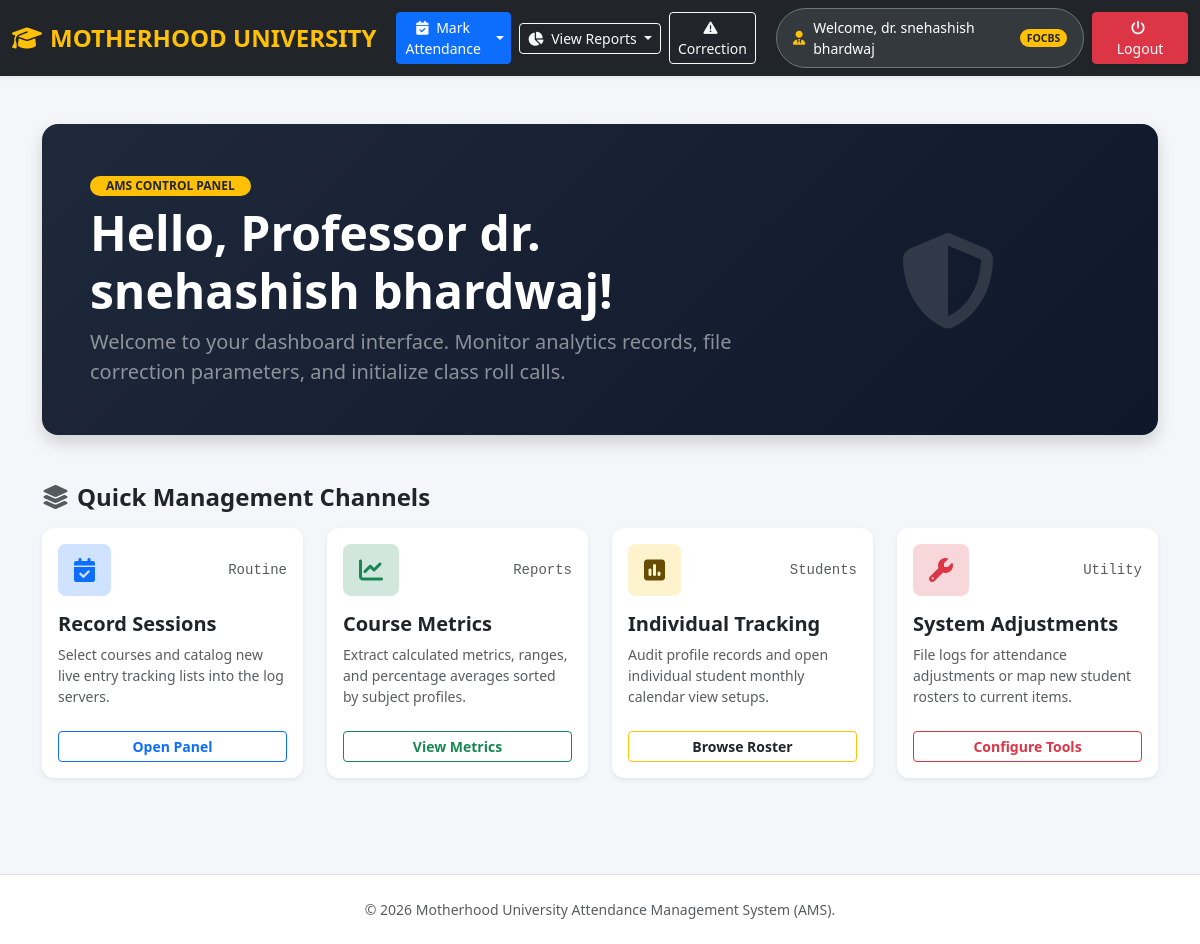
/teacher/index.php (signed in), run on an earlier commit of the app's database.
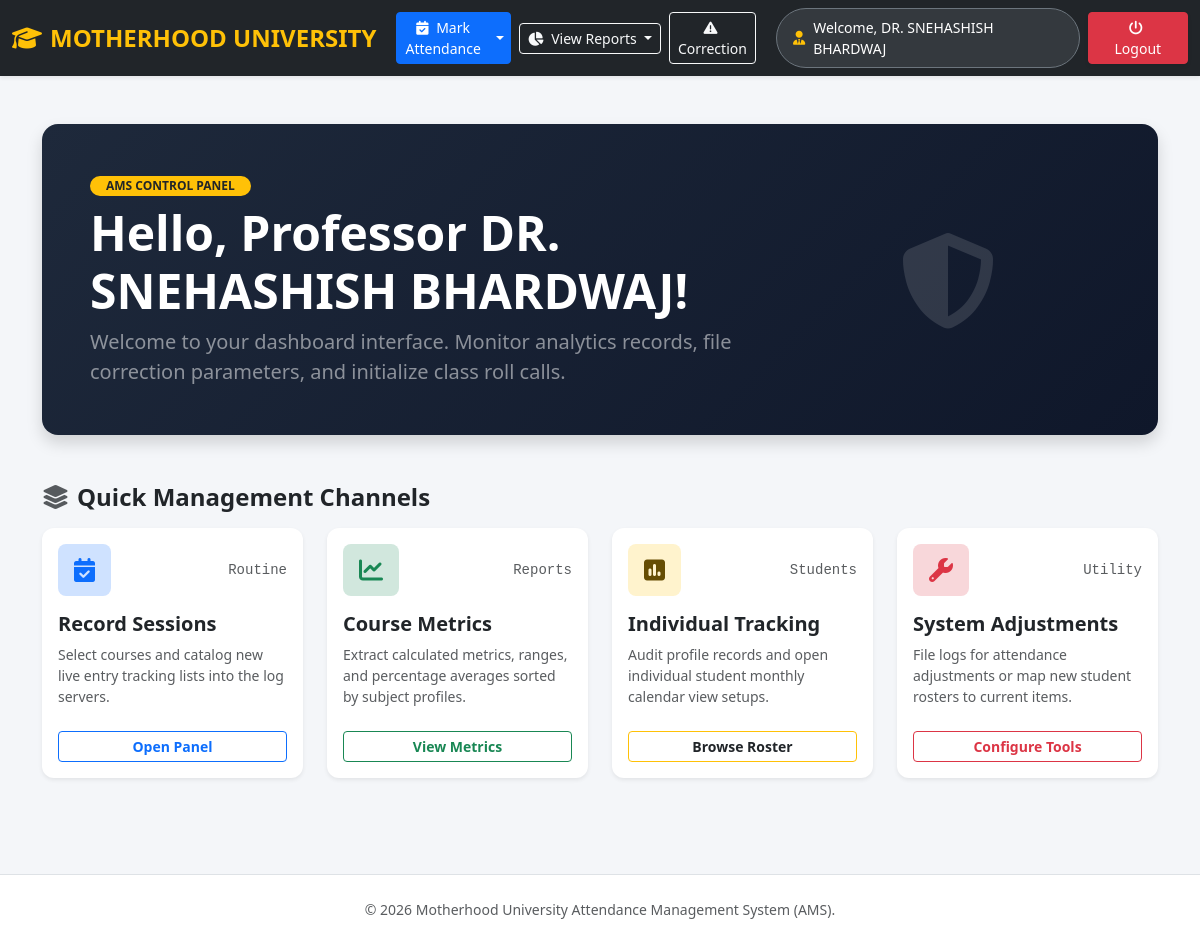
And on a later commit of the database.
### tables this page shows
CREATE TABLE `teachers` (
  `id` int(11) NOT NULL,
  `name` varchar(255) NOT NULL,
  `faculty` varchar(255) NOT NULL,
  `number` int(13) NOT NULL
);

### teacher/index.php (the view, shortened to what the changed rows need)
<?php
include "../db_connect.php";
$id = $_SESSION['teacher_id'];
$query = "SELECT name, faculty FROM teachers WHERE id = '$id'";
$result = mysqli_query($conn, $query);
if ($result && mysqli_num_rows($result) == 1) {
    $teacher = mysqli_fetch_assoc($result);
    $teacher_name = $teacher['name'];
    $faculty = $teacher['faculty'];
} else {
    header("Location: ../logout.php");
    exit;
}
?>
<!doctype html>
<html lang="en" data-bs-theme="light">
<head>
    <link href="https://cdn.jsdelivr.net/npm/bootstrap@5.3.8/dist/css/bootstrap.min.css" rel="stylesheet"
 />
    <link rel="stylesheet" href="https://cdnjs.cloudflare.com/ajax/libs/font-awesome/6.4.2/css/all.min.css" />
</head>
<body>
    <header>
        <nav class="navbar navbar-expand-lg navbar-dark bg-dark shadow-sm py-2">
            <div class="container-fluid">
                <div class="collapse navbar-collapse justify-content-end" id="dashboardNavbar">
                    <div
                        class="d-flex flex-column flex-lg-row align-items-stretch align-items-lg-center gap-2 mt-2 mt-lg-0 w-100 w-lg-auto">
                        <span
                            class="navbar-text text-white bg-secondary bg-opacity-25 border border-secondary px-3 py-1.5 rounded-pill small d-inline-flex align-items-center justify-content-center">
                            <i class="fa-solid fa-user-tie me-2 text-warning"></i> Welcome,
                            <?php echo htmlspecialchars($teacher_name); ?>
                            <span
                                class="badge bg-warning text-dark ms-2 rounded-pill fw-semibold"><?php echo htmlspecialchars($faculty); ?></span>
                        </span>
                        <a href="../logout.php" class="btn btn-sm btn-danger shadow-sm px-3"><i
                                class="fa-solid fa-power-off me-1"></i> Logout</a>
                    </div>
                </div>
            </div>
        </nav>
    </header>
    <main class="container py-5">
        <div class="dashboard-banner p-4 p-md-5 shadow mb-4">
            <div class="row align-items-center">
                <div class="col-md-8">
                    <span
                        class="badge bg-warning text-dark fw-bold mb-2 px-3 py-1.5 rounded-pill text-uppercase tracking-wider">AMS
                        Control Panel</span>
                    <h1 class="display-5 fw-bold mb-2">Hello, Professor <?php echo htmlspecialchars($teacher_name); ?>!
                    </h1>
                    <p class="lead text-white-50 mb-0">Welcome to your dashboard interface. Monitor analytics records,
                        file correction parameters, and initialize class roll calls.</p>
                </div>
            </div>
        </div>
    </main>
</body>
</html>

What changed in the data, as far as the page shows it:
changed teachers: name "dr. snehashish bhardwaj" → "DR. SNEHASHISH BHARDWAJ"; faculty "FOCBS" → (not shown)
